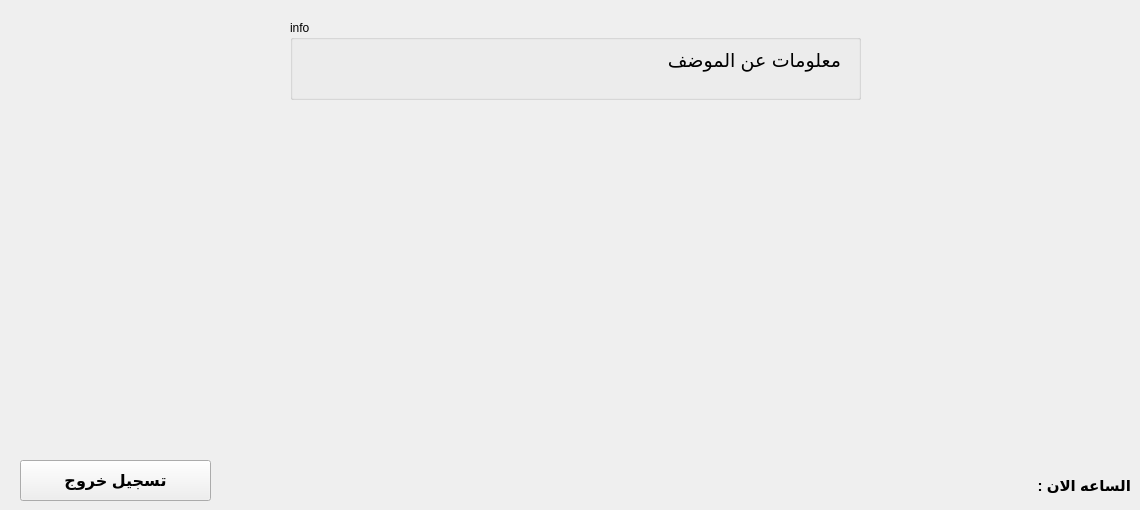
    <widget class="QWidget" name="tab">
     <attribute name="title">
      <string>الرئيسيه</string>
     </attribute>
     <widget class="QGroupBox" name="groupBox_6">
      <property name="geometry">
       <rect>
        <x>290</x>
        <y>20</y>
        <width>571</width>
        <height>80</height>
       </rect>
      </property>
      <property name="layoutDirection">
       <enum>Qt::LeftToRight</enum>
      </property>
      <property name="title">
       <string>info</string>
      </property>
      <widget class="QLabel" name="label">
       <property name="enabled">
        <bool>true</bool>
       </property>
       <property name="geometry">
        <rect>
         <x>30</x>
         <y>20</y>
         <width>521</width>
         <height>41</height>
        </rect>
       </property>
       <property name="font">
        <font>
         <family>Segoe UI</family>
         <pointsize>14</pointsize>
        </font>
       </property>
       <property name="text">
        <string>معلومات عن الموضف</string>
       </property>
      </widget>
     </widget>
     <widget class="QLabel" name="label_3">
      <property name="geometry">
       <rect>
        <x>940</x>
        <y>470</y>
        <width>191</width>
        <height>31</height>
       </rect>
      </property>
      <property name="font">
       <font>
        <family>Segoe UI</family>
        <pointsize>11</pointsize>
        <weight>75</weight>
        <bold>true</bold>
       </font>
      </property>
      <property name="text">
       <string>الساعه الان : </string>
      </property>
     </widget>
     <widget class="QPushButton" name="pushButton_3">
      <property name="geometry">
       <rect>
        <x>20</x>
        <y>460</y>
        <width>191</width>
        <height>41</height>
       </rect>
      </property>
      <property name="font">
       <font>
        <family>Segoe UI</family>
        <pointsize>12</pointsize>
        <weight>75</weight>
        <bold>true</bold>
       </font>
      </property>
      <property name="styleSheet">
       <string notr="true"/>
      </property>
      <property name="text">
       <string>تسجيل خروج</string>
      </property>
     </widget>
    </widget>
